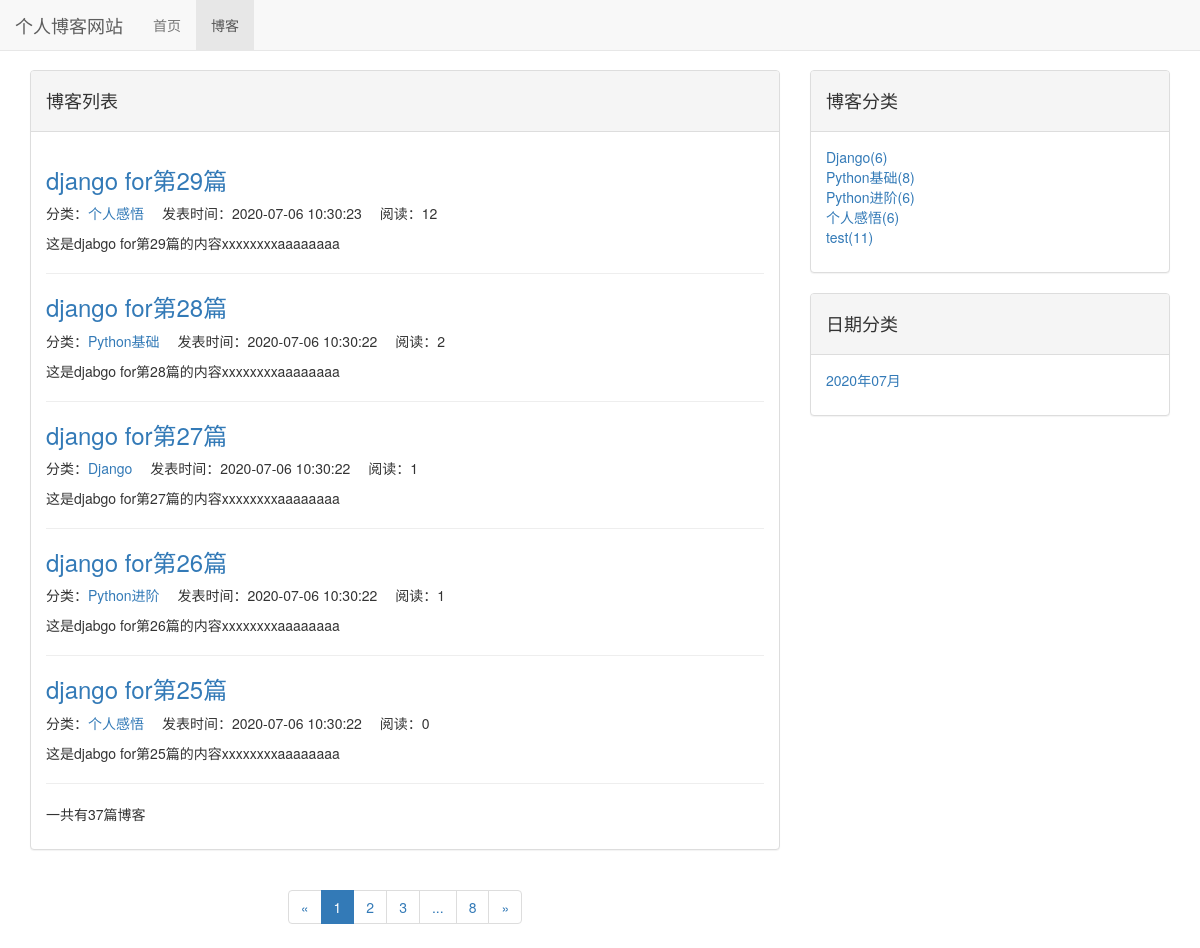
/blog/, run on an earlier commit of the app's database.
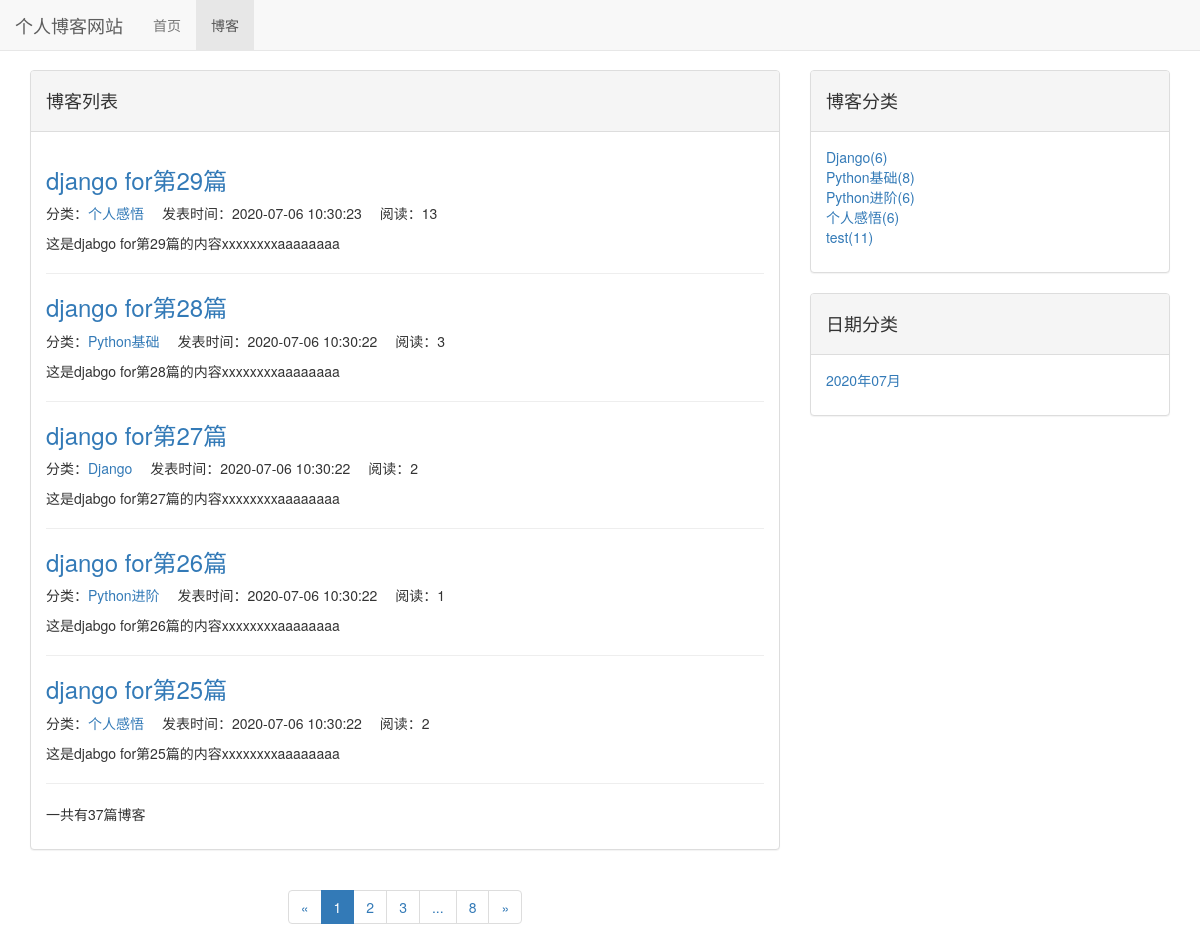
And on a later commit of the database.
### blog/models.py (models this page shows, shortened)
class Blog(models.Model,ReadNumExpand):
    title=models.CharField(max_length=50)
    blog_type=models.ForeignKey(BlogType,on_delete=models.CASCADE)
    content=RichTextUploadingField()
    author=models.ForeignKey(User,on_delete=models.DO_NOTHING)
    read_detail=GenericRelation(ReadDetail)
    create_time=models.DateTimeField(auto_now_add=True)
    last_update_time=models.DateTimeField(auto_now=True)
    class Meta:
        ordering=['-create_time']

class BlogType(models.Model):
    type_name=models.CharField(max_length=20)

### read_statistic/models.py (models this page shows)
class ReadNum(models.Model):
    read_num=models.IntegerField(default=0)
    content_type = models.ForeignKey(ContentType, on_delete=models.CASCADE)
    object_id = models.PositiveIntegerField()
    content_object = GenericForeignKey('content_type', 'object_id')

### blog/views.py (the view)
# urls.py: path('',blog_list,name='blog_list'),
def blog_list(request):
    blog_all=Blog.objects.all()
    context=blog_list_common(request,blog_all)
    return render(request,'blog_list.html',context)

### blog/views.py (called while the page is built)
def blog_list_common(request,blog_all):
    paginator=Paginator(blog_all,settings.EACH_PAGE_BLOG_NUM)
    current_page_num=request.GET.get('page',1)
    blogs=paginator.get_page(int(current_page_num))
    page_range=[page_num for page_num in range(int(current_page_num)-2,int(current_page_num)+3) if 0 <page_num<= paginator.num_pages]
    if page_range[0]-1 > 1:
        page_range.insert(0,'...')
    if page_range[-1]+1 < paginator.num_pages:
        page_range.append('...')
    if page_range[0] != 1:
        page_range.insert(0,1)
    if page_range[-1] != paginator.num_pages:
        page_range.append(paginator.num_pages)
    context={}
    context['blogs']=blogs
    context['page_range']=page_range
    context['blog_types']=BlogType.objects.annotate(blog_count=Count('blog'))
    context['blog_dates']=Blog.objects.dates('create_time','month',order='DESC')
    return context

### read_statistic/models.py (called while the page is built)
    def get_read_num(self):
        try:
            content_type=ContentType.objects.get_for_model(self)
            readnum=ReadNum.objects.get(content_type=content_type,object_id=self.id)
            return readnum.read_num
        except exceptions.ObjectDoesNotExist:
            return 0

### blog/templates/blog_list.html (shortened to what the changed rows need)
{% extends 'base.html'%}
{% load static %}
{% block header_extends %}
    <link rel="stylesheet" href="{% static 'blog.css' %}">
{% endblock header_extends %}
{% block content %}
    <div class="container">
        <div class="row">
            <div class="col-sm-8">
                <div class="panel panel-default">
                    <div class="panel-body">
                        {% for blog in blogs.object_list %}
                            <a href="{% url 'blog_detail' blog.id %}">
                                <h3>{{ blog.title }}</h3>
                            </a>
                            <ul class='blog-list-item'>
                                <li>分类：<a href="{% url 'blog_with_type' blog.blog_type.id %}">{{ blog.blog_type.type_name }}</a></li>
                                <li>发表时间：{{ blog.create_time|date:'Y-m-d G:i:s' }}</li>
                                <li>阅读：{{ blog.get_read_num }}</li>
                            </ul>
                            <p>{{ blog.content|striptags|truncatechars_html:100 }}</p>
                            <hr>
                        {% empty %}
                            <p>-------暂无博客-------</p>
                        {% endfor %}
                        <p>一共有{{ blogs.paginator.count }}篇博客</p>
                    </div>
                </div>
            </div>
        </div>
    </div>
{% endblock %}

What changed in the data, as far as the page shows it:
changed through a linked row, Blog "django for第29篇": get_read_num "12" → "13"
changed through a linked row, Blog "django for第28篇": get_read_num "2" → "3"
changed through a linked row, Blog "django for第27篇": get_read_num "1" → "2"
changed through a linked row, Blog "django for第25篇": get_read_num "0" → "2"
